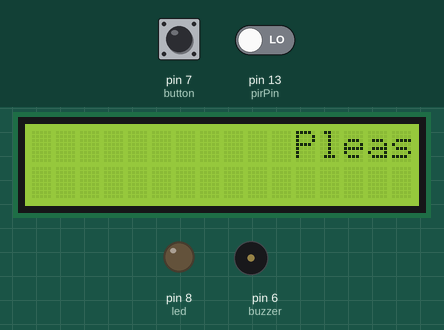
Simulated run of this sketch. Board: Arduino Uno, built with avr-gcc and run on an emulated ATmega328P. Shown: 16×2 character LCD, output pins drawn as LEDs (lit = HIGH), buzzer (waves = sounding). The inputs (shaded band) are chosen by the test bench; at power-on: pin 13 (pirPin) LOW, pin 7 (button) HIGH.

Above: at 2.9 s.
3.0 s: pin 13 (pirPin) driven LOW
6.5 s: pin 13 (pirPin) driven HIGH
At 9.13 s:
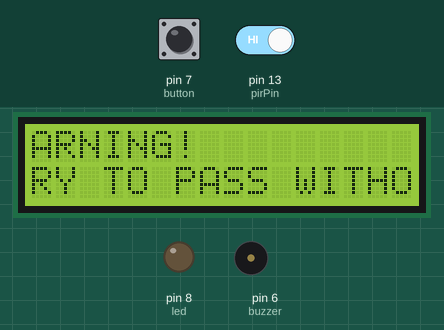
At 13.4 s:
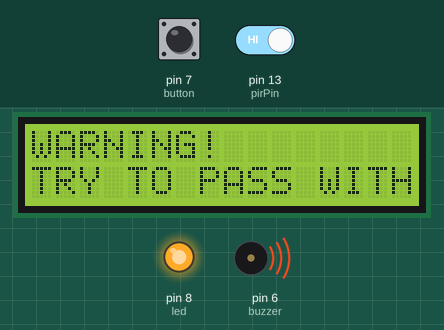
Timing chart, 0 to 35.5 s (numbered marks = the images above; inputs shaded):
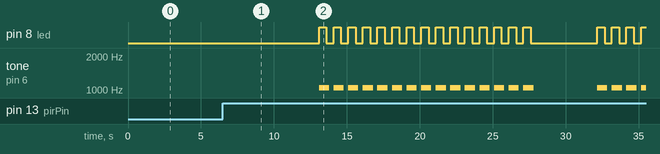

Measured:
- after the input at 6.5 s, pin 8 (led): goes 14 × (HIGH 0.50 s, LOW 0.50 s), HIGH 0.50 s, LOW 4.6 s, 3 × (HIGH 0.50 s, LOW 0.50 s), then HIGH, starting after 6.6 s; tone on pin 6 (buzzer): goes 14 × (1047 Hz 0.70 s, silent 0.30 s), 1047 Hz 0.70 s, silent 4.4 s, 3 × (1047 Hz 0.70 s, silent 0.30 s), then 1047 Hz, starting after 6.6 s

The sketch:

main.ino
```cpp
/*
 COVID-19 Scanning Device

 It makes sure that any person that tries to pass it doesn't show any
 symptoms of COVID-19. Once the button is pressed, it scans the user
 and makes sure that their temperature is within the normal range. If
 at any point, the user tries to pass without being cleared first, an
 alarm will activate. The buzzer will sound and the LED will flash.
*/

// include the library code:
#include <LiquidCrystal.h>

// initialize the library by associating any needed LCD interface pin
// with the arduino pin number it is connected to
const int rs = 12, en = 11, d4 = 5, d5 = 4, d6 = 3, d7 = 2;
// set up the pins for the tmp36, button, buzzer, and led
const int temp = A5, button = 7, pirPin = 13, buzzer = 6, led = 8;
// creating lcd with the pins
LiquidCrystal lcd(rs, en, d4, d5, d6, d7);
// track the input from the different sensors
int sensorValue, buttonPress, pirVal;
// hold the current temperature from the tmp36
float currentTemp;
// whether anyone is allowed to pass
bool okayToPass = false;

void setup() {
  // set up the LCD's number of columns and rows:
  lcd.begin(50, 2);
  // set up the button, PIR, and LED
  pinMode(button, INPUT_PULLUP);
  pinMode(pirPin, INPUT);
  pinMode(led, OUTPUT);
}

// sounding the alarm function
void alarm(){
  for(int i = 0; i < 15; i++){
    // makes a high-pitched noise and flashes the LED 15 times
  	tone(buzzer, 1047, 700);
    digitalWrite(led, HIGH);
    delay(500);
    digitalWrite(led, LOW);
    delay(500);
  }
}

// checking if something trying pass when it's not allowed to
void checkForPass(){
  // if they are not allowed to pass
  if(!okayToPass){
    // see if anything moved
    pirVal = digitalRead(pirPin);
    if(pirVal == HIGH){
      // printing the message
      lcd.clear();
      lcd.print("WARNING!");
      lcd.setCursor(0, 1);
      scrollPrint("TRY TO PASS WITHOUT CONFIRMATION");
      // set off the alarm
      alarm();
      lcd.clear();
    }
  }
}

// print a message longer than 16 characters, scrolling through it
void scrollPrint(String message){
  lcd.print(message);
  for(int i = 0; i < 40; i++){
  	lcd.scrollDisplayLeft();
    delay(100);
  }
}

void loop() {
  // set the cursor to column 0, line 0
  lcd.setCursor(0, 0);
  // get button press input
  buttonPress = digitalRead(button);
  checkForPass();

  // check if the button has been pressed
  if(buttonPress == LOW){
    lcd.clear();
    // gets the temperature
    sensorValue = analogRead(temp);
    currentTemp = ((sensorValue * 5.0/1023) - 0.5) * 100;
    // printing out the detected temperature
    String num = String(currentTemp);
    scrollPrint("Your current temperature is " + num);
    checkForPass();
    delay(3000);
    lcd.clear();
    // checking the temperature
    if(currentTemp <= 36.0 || currentTemp < 37.8){
      // it is not within normal range
      scrollPrint("Abnormal temperature. No entry allowed");
      // not allowed to pass
      okayToPass = false;
      // constantly check if something is trying to pass
      for(int i = 0; i < 100; i++){
      	checkForPass();
        delay(50);
      }
    }
    else{
      // it is normal
      scrollPrint("Normal temperature range. You may pass");
      // allowed to pass
      okayToPass = true;
      delay(5000);
    }
    lcd.clear();
  }
  else{
    // nothing has been pressed so it continously reads a default message
  	scrollPrint("Please press for your scan");
    // constantly check if something is trying to pass
    for(int i = 0; i < 20; i++){
      checkForPass();
      delay(50);
    }
    // not allowed to pass
    okayToPass = false;
  }
}
```
